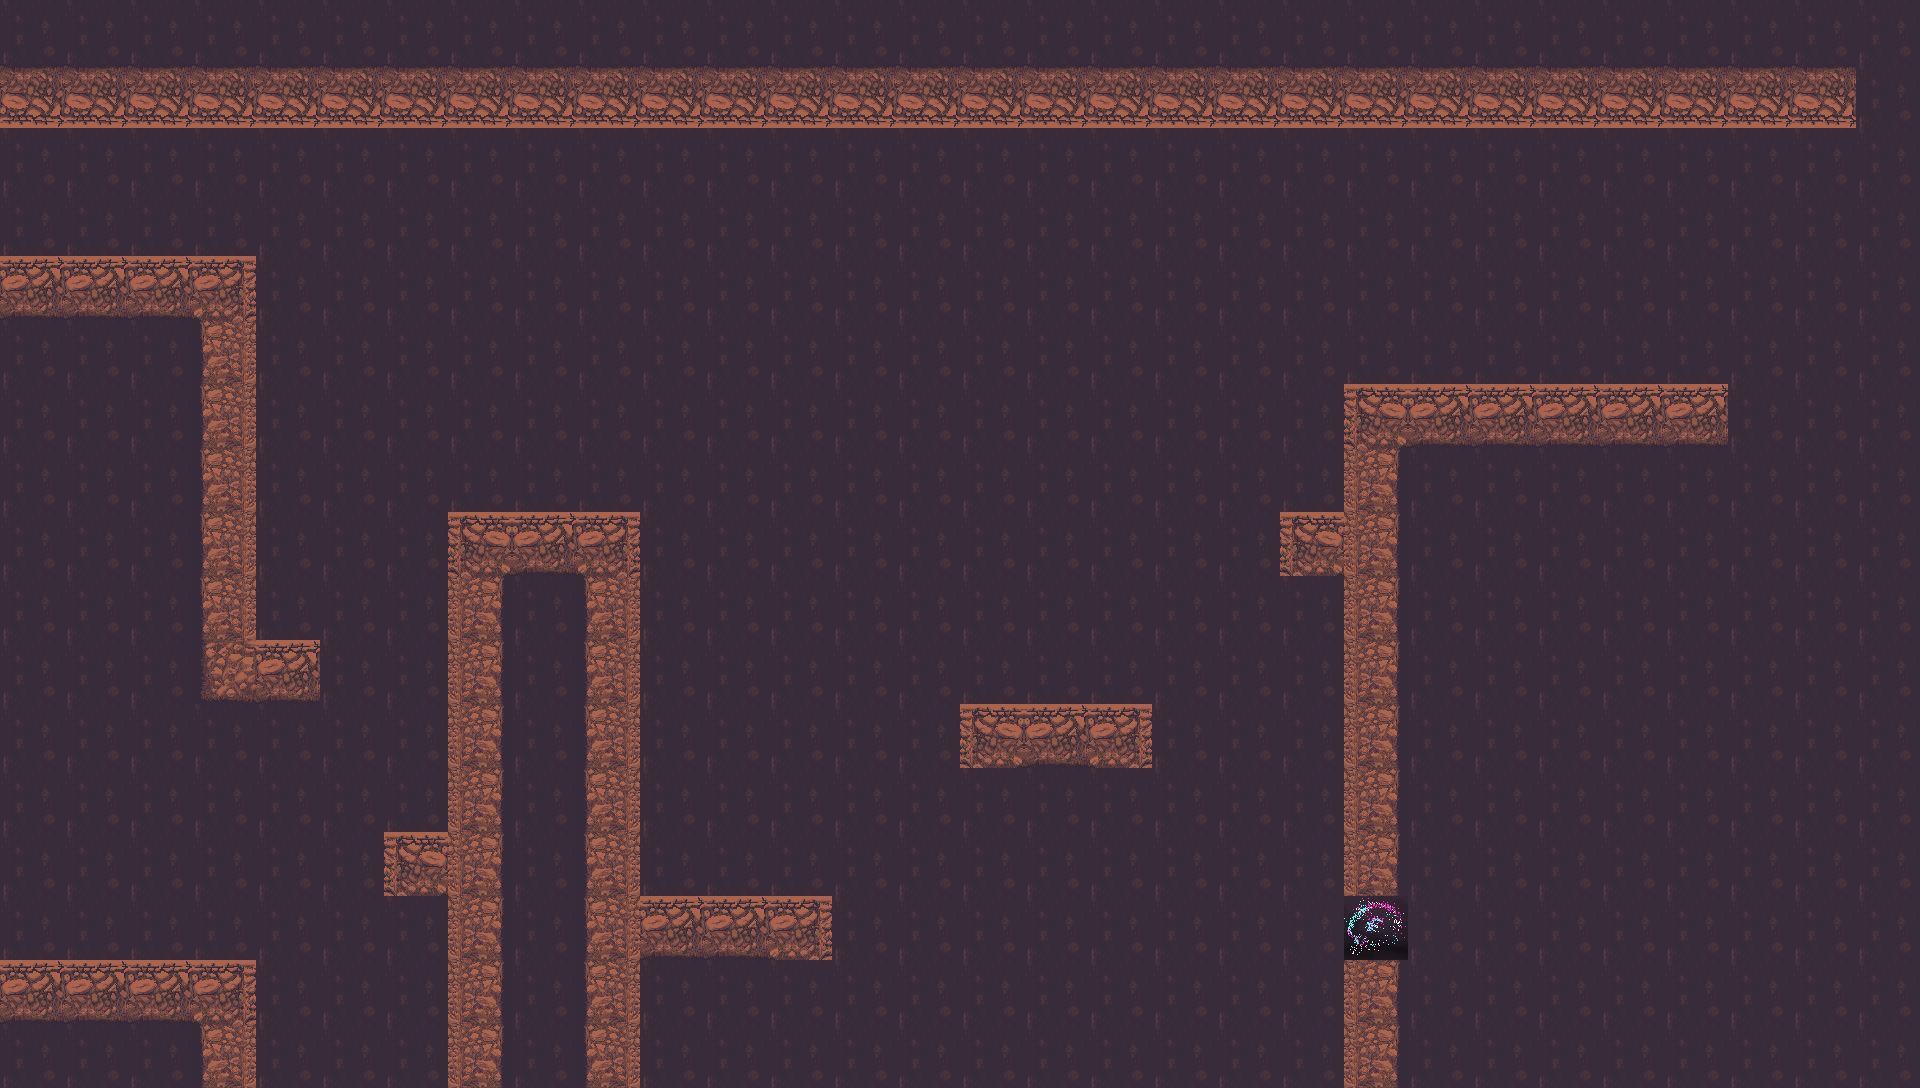

This game map was drawn from its Tiled (.tmx) file and the tilesets committed beside it. A one-line description and the full map source follow:
An orthogonal 30x17 tile map with 64x64 px tiles, 2 tile layers (cave_wall, blocks).

<map version="1.10" tiledversion="1.10.2" orientation="orthogonal" renderorder="right-down" width="30" height="17" tilewidth="64" tileheight="64" infinite="0" nextlayerid="3" nextobjectid="1">
 <tileset firstgid="1" source="tileset.tsx" />
 <layer id="1" name="cave_wall" width="30" height="17" locked="1">
  <data encoding="csv">
16,16,16,16,16,16,16,16,16,16,16,16,16,16,16,16,16,16,16,16,16,16,16,16,16,16,16,16,16,16,
16,16,16,16,16,16,16,16,16,16,16,16,16,16,16,16,16,16,16,16,16,16,16,16,16,16,16,16,16,16,
16,16,16,16,16,16,16,16,16,16,16,16,16,16,16,16,16,16,16,16,16,16,16,16,16,16,16,16,16,16,
16,16,16,16,16,16,16,16,16,16,16,16,16,16,16,16,16,16,16,16,16,16,16,16,16,16,16,16,16,16,
16,16,16,16,16,16,16,16,16,16,16,16,16,16,16,16,16,16,16,16,16,16,16,16,16,16,16,16,16,16,
16,16,16,16,16,16,16,16,16,16,16,16,16,16,16,16,16,16,16,16,16,16,16,16,16,16,16,16,16,16,
16,16,16,16,16,16,16,16,16,16,16,16,16,16,16,16,16,16,16,16,16,16,16,16,16,16,16,16,16,16,
16,16,16,16,16,16,16,16,16,16,16,16,16,16,16,16,16,16,16,16,16,16,16,16,16,16,16,16,16,16,
16,16,16,16,16,16,16,16,16,16,16,16,16,16,16,16,16,16,16,16,16,16,16,16,16,16,16,16,16,16,
16,16,16,16,16,16,16,16,16,16,16,16,16,16,16,16,16,16,16,16,16,16,16,16,16,16,16,16,16,16,
16,16,16,16,16,16,16,16,16,16,16,16,16,16,16,16,16,16,16,16,16,16,16,16,16,16,16,16,16,16,
16,16,16,16,16,16,16,16,16,16,16,16,16,16,16,16,16,16,16,16,16,16,16,16,16,16,16,16,16,16,
16,16,16,16,16,16,16,16,16,16,16,16,16,16,16,16,16,16,16,16,16,16,16,16,16,16,16,16,16,16,
16,16,16,16,16,16,16,16,16,16,16,16,16,16,16,16,16,16,16,16,16,16,16,16,16,16,16,16,16,16,
16,16,16,16,16,16,16,16,16,16,16,16,16,16,16,16,16,16,16,16,16,16,16,16,16,16,16,16,16,16,
16,16,16,16,16,16,16,16,16,16,16,16,16,16,16,16,16,16,16,16,16,16,16,16,16,16,16,16,16,16,
16,16,16,16,16,16,16,16,16,16,16,16,16,16,16,16,16,16,16,16,16,16,16,16,16,16,16,16,16,16
</data>
 </layer>
 <layer id="2" name="blocks" width="30" height="17">
  <data encoding="csv">
0,0,0,0,0,0,0,0,0,0,0,0,0,0,0,0,0,0,0,0,0,0,0,0,0,0,0,0,0,0,
9,9,9,9,9,9,9,9,9,9,9,9,9,9,9,9,9,9,9,9,9,9,9,9,9,9,9,9,9,0,
0,0,0,0,0,0,0,0,0,0,0,0,0,0,0,0,0,0,0,0,0,0,0,0,0,0,0,0,0,0,
0,0,0,0,0,0,0,0,0,0,0,0,0,0,0,0,0,0,0,0,0,0,0,0,0,0,0,0,0,0,
6,6,6,11,0,0,0,0,0,0,0,0,0,0,0,0,0,0,0,0,0,0,0,0,0,0,0,0,0,0,
0,0,0,13,0,0,0,0,0,0,0,0,0,0,0,0,0,0,0,0,0,0,0,0,0,0,0,0,0,0,
0,0,0,13,0,0,0,0,0,0,0,0,0,0,0,0,0,0,0,0,0,10,6,6,6,6,6,0,0,0,
0,0,0,13,0,0,0,0,0,0,0,0,0,0,0,0,0,0,0,0,0,12,0,0,0,0,0,0,0,0,
0,0,0,13,0,0,0,10,6,11,0,0,0,0,0,0,0,0,0,0,10,12,0,0,0,0,0,0,0,0,
0,0,0,13,0,0,0,12,0,13,0,0,0,0,0,0,0,0,0,0,0,12,0,0,0,0,0,0,0,0,
0,0,0,5,6,0,0,12,0,13,0,0,0,0,0,0,0,0,0,0,0,12,0,0,0,0,0,0,0,0,
0,0,0,0,0,0,0,12,0,13,0,0,0,0,0,10,6,11,0,0,0,12,0,0,0,0,0,0,0,0,
0,0,0,0,0,0,0,12,0,13,0,0,0,0,0,0,0,0,0,0,0,12,0,0,0,0,0,0,0,0,
0,0,0,0,0,0,10,12,0,13,0,0,0,0,0,0,0,0,0,0,0,12,0,0,0,0,0,0,0,0,
0,0,0,0,0,0,0,12,0,13,6,6,11,0,0,0,0,0,0,0,0,14,0,0,0,0,0,0,0,0,
6,6,6,11,0,0,0,12,0,13,0,0,0,0,0,0,0,0,0,0,0,12,0,0,0,0,0,0,0,0,
0,0,0,13,0,0,0,12,0,13,0,0,0,0,0,0,0,0,0,0,0,12,0,0,0,0,0,0,0,0
</data>
 </layer>
</map>
